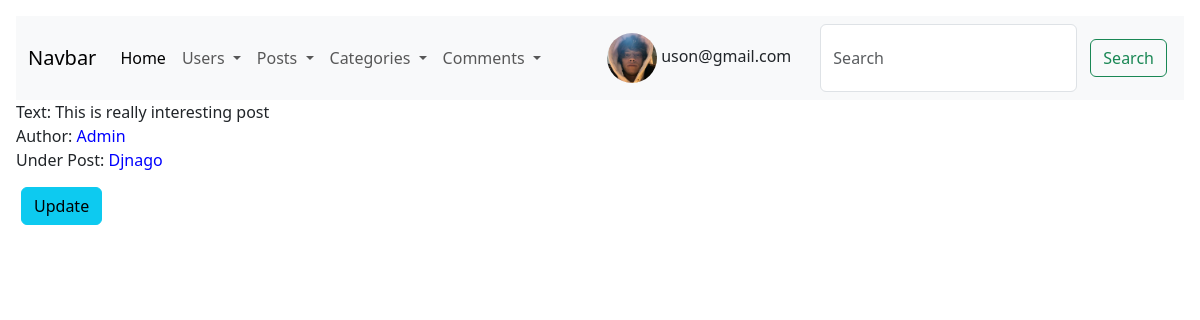
Screenshot of /comments/commentsComment/1 (signed in) with the database file from the repository.
### Users/models.py (models this page shows, shortened)
class User(AbstractUser):
    username = None
    name = models.CharField(max_length=50, blank=True, null=True)
    email = models.EmailField(unique=True)
    avatar = models.ImageField(upload_to='avatars', blank=True, null=True)
    objects = UserManager()
    USERNAME_FIELD = "email"
    REQUIRED_FIELDS = []
    def get_absolute_url(self):
        return reverse('users_user_url', kwargs={'id': self.id})

### Comments/models.py (models this page shows, shortened)
class Comment(models.Model):
    text = models.CharField(max_length=100000)
    user = models.ForeignKey(User, on_delete=models.CASCADE, related_name='usercomments')
    post = models.ForeignKey(Post, on_delete=models.CASCADE, related_name='postcomments')
    def get_update_url(self):
        return reverse('comments_update_url', kwargs={'id': self.id})

### Posts/models.py (models this page shows, shortened)
class Post(models.Model):
    title = models.CharField(max_length=100)
    body = models.CharField(max_length=1000000)
    date_pub = models.DateTimeField(default=datetime.now)
    photo = models.ImageField(upload_to='postPhotos')
    user = models.ForeignKey(User, on_delete=models.CASCADE, related_name='userposts')
    likes = models.ManyToManyField(User, blank=True, related_name='likeposts')
    category = models.ForeignKey(Category, blank=True, related_name='categoryposts', on_delete=models.CASCADE)
    def get_absolute_url(self):
        return reverse('posts_post_url', kwargs={'id': self.id})

### Comments/views.py (the view)
# urls.py: path('commentsComment/<str:id>', CommentsComment.as_view(), name='comments_comment_url'),
class CommentsComment(View):
    def get(self, request, id):
        comment = Comment.objects.get(id=id)
        return render(request, 'commentsComment.html', {'comment': comment})

### Comments/templates/commentsComment.html
{% extends 'base.html' %}
{% block content %}
    Text:
    {{comment.text}} <br>
    Author:
    <a href="{{comment.user.get_absolute_url}}">{{comment.user.name}}</a> <br>
    Under Post:
    <a href="{{comment.post.get_absolute_url}}">{{comment.post.title|title}} </a> <br>
    <a href="{{comment.get_update_url}}"><button class="btn btn-info">Update</button></a>
{% endblock %}

### templates/base.html (shortened to what this page needs)
<!doctype html>
<html lang="en">
  <head>
    <link href="https://cdn.jsdelivr.net/npm/bootstrap@5.3.2/dist/css/bootstrap.min.css" rel="stylesheet">
    <link href="https://getbootstrap.com/docs/5.3/assets/css/docs.css" rel="stylesheet">
  </head>
  <body class="p-3 m-0 border-0 bd-example m-0 border-0">
    <nav class="navbar navbar-expand-lg bg-body-tertiary">
        <div class="container-fluid">
          <a class="navbar-brand" href="{% url 'posts_home_url' %}">Navbar</a>
          <div class="collapse navbar-collapse" id="navbarSupportedContent">
            <ul class="navbar-nav me-auto mb-2 mb-lg-0">
              <li class="nav-item">
                <a class="nav-link active" aria-current="page" href="{% url 'posts_home_url' %}">Home</a>
              </li>
              <li class="nav-item dropdown">
                <a class="nav-link dropdown-toggle" href="#" role="button" data-bs-toggle="dropdown" aria-expanded="false">
                  Users
                </a>
              </li>
              <li class="nav-item dropdown">
                <a class="nav-link dropdown-toggle" href="#" role="button" data-bs-toggle="dropdown" aria-expanded="false">
                  Posts
                </a>
              </li>
              <li class="nav-item dropdown">
                <a class="nav-link dropdown-toggle" href="#" role="button" data-bs-toggle="dropdown" aria-expanded="false">
                  Categories
                </a>
              </li>
              <li class="nav-item dropdown">
                <a class="nav-link dropdown-toggle" href="#" role="button" data-bs-toggle="dropdown" aria-expanded="false">
                  Comments
                </a>
              </li>
            </ul>
            {% if user.is_authenticated %}
            <div style="margin:0 auto;">
              <img src="{{user.avatar.url}}" alt="User's avatar" style="width: 50px; border-radius: 50%;">
              {{user.email}}
            </div>
            {% endif %}
            <form class="d-flex" role="search">
              <input class="form-control me-2" type="search" placeholder="Search" aria-label="Search">
              <button class="btn btn-outline-success" type="submit">Search</button>
            </form>
          </div>
        </div>
      </nav>
      {% block content %}{% endblock %}
    </body>
    </html>

### templates/base.html (style rules this page uses)
button { margin:15px 5px; }
a { text-decoration:None; color: blue; cursor: default; }

### rows the page displays
User: avatar (picture), email "uson@gmail.com"
Comment: text "This is really interesting post", user.name "Admin", post "Djnago"
